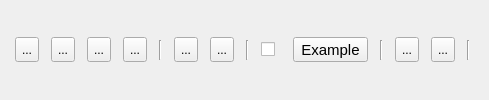
  <widget class="QDockWidget" name="dockWidget_3">
   <property name="sizePolicy">
    <sizepolicy hsizetype="Preferred" vsizetype="Fixed">
     <horstretch>0</horstretch>
     <verstretch>0</verstretch>
    </sizepolicy>
   </property>
   <property name="minimumSize">
    <size>
     <width>489</width>
     <height>70</height>
    </size>
   </property>
   <property name="maximumSize">
    <size>
     <width>524287</width>
     <height>524287</height>
    </size>
   </property>
   <attribute name="dockWidgetArea">
    <number>4</number>
   </attribute>
   <widget class="QWidget" name="dockWidgetContents_3">
    <layout class="QHBoxLayout" name="horizontalLayout">
     <item>
      <widget class="QToolButton" name="toolButton_17">
       <property name="maximumSize">
        <size>
         <width>16777215</width>
         <height>25</height>
        </size>
       </property>
       <property name="cursor">
        <cursorShape>PointingHandCursor</cursorShape>
       </property>
       <property name="toolTip">
        <string>Create New</string>
       </property>
       <property name="styleSheet">
        <string notr="true"/>
       </property>
       <property name="text">
        <string>...</string>
       </property>
       <property name="icon">
        <iconset>
         <normaloff>Icons/Item-New-48.png</normaloff>Icons/Item-New-48.png</iconset>
       </property>
       <property name="iconSize">
        <size>
         <width>30</width>
         <height>30</height>
        </size>
       </property>
      </widget>
     </item>
     <item>
      <widget class="QToolButton" name="toolButton_10">
       <property name="maximumSize">
        <size>
         <width>16777215</width>
         <height>25</height>
        </size>
       </property>
       <property name="cursor">
        <cursorShape>PointingHandCursor</cursorShape>
       </property>
       <property name="toolTip">
        <string>Open Existing</string>
       </property>
       <property name="styleSheet">
        <string notr="true"/>
       </property>
       <property name="text">
        <string>...</string>
       </property>
       <property name="icon">
        <iconset>
         <normaloff>Icons/Folder-Open-48.png</normaloff>Icons/Folder-Open-48.png</iconset>
       </property>
       <property name="iconSize">
        <size>
         <width>30</width>
         <height>30</height>
        </size>
       </property>
      </widget>
     </item>
     <item>
      <widget class="QToolButton" name="toolButton_20">
       <property name="maximumSize">
        <size>
         <width>16777215</width>
         <height>25</height>
        </size>
       </property>
       <property name="cursor">
        <cursorShape>PointingHandCursor</cursorShape>
       </property>
       <property name="toolTip">
        <string>Save to Drive</string>
       </property>
       <property name="styleSheet">
        <string notr="true"/>
       </property>
       <property name="text">
        <string>...</string>
       </property>
       <property name="icon">
        <iconset>
         <normaloff>Icons/Save-48.png</normaloff>Icons/Save-48.png</iconset>
       </property>
       <property name="iconSize">
        <size>
         <width>30</width>
         <height>30</height>
        </size>
       </property>
      </widget>
     </item>
     <item>
      <widget class="QToolButton" name="toolButton_18">
       <property name="maximumSize">
        <size>
         <width>16777215</width>
         <height>25</height>
        </size>
       </property>
       <property name="cursor">
        <cursorShape>PointingHandCursor</cursorShape>
       </property>
       <property name="toolTip">
        <string>Load New</string>
       </property>
       <property name="styleSheet">
        <string notr="true"/>
       </property>
       <property name="text">
        <string>...</string>
       </property>
       <property name="icon">
        <iconset>
         <normaloff>Icons/Open-48.png</normaloff>Icons/Open-48.png</iconset>
       </property>
       <property name="iconSize">
        <size>
         <width>30</width>
         <height>30</height>
        </size>
       </property>
      </widget>
     </item>
     <item>
      <widget class="Line" name="line_4">
       <property name="maximumSize">
        <size>
         <width>16777215</width>
         <height>20</height>
        </size>
       </property>
       <property name="orientation">
        <enum>Qt::Vertical</enum>
       </property>
      </widget>
     </item>
     <item>
      <widget class="QToolButton" name="toolButton_4">
       <property name="maximumSize">
        <size>
         <width>16777215</width>
         <height>25</height>
        </size>
       </property>
       <property name="cursor">
        <cursorShape>PointingHandCursor</cursorShape>
       </property>
       <property name="toolTip">
        <string>Add new Equation</string>
       </property>
       <property name="styleSheet">
        <string notr="true"/>
       </property>
       <property name="text">
        <string>...</string>
       </property>
       <property name="icon">
        <iconset>
         <normaloff>Icons/Add-New-48.png</normaloff>Icons/Add-New-48.png</iconset>
       </property>
       <property name="iconSize">
        <size>
         <width>30</width>
         <height>30</height>
        </size>
       </property>
      </widget>
     </item>
     <item>
      <widget class="QToolButton" name="toolButton_3">
       <property name="maximumSize">
        <size>
         <width>16777215</width>
         <height>25</height>
        </size>
       </property>
       <property name="cursor">
        <cursorShape>PointingHandCursor</cursorShape>
       </property>
       <property name="toolTip">
        <string>Remove this Equation</string>
       </property>
       <property name="styleSheet">
        <string notr="true"/>
       </property>
       <property name="text">
        <string>...</string>
       </property>
       <property name="icon">
        <iconset>
         <normaloff>Icons/Minus-48.png</normaloff>Icons/Minus-48.png</iconset>
       </property>
       <property name="iconSize">
        <size>
         <width>30</width>
         <height>30</height>
        </size>
       </property>
      </widget>
     </item>
     <item>
      <widget class="Line" name="line_5">
       <property name="maximumSize">
        <size>
         <width>16777215</width>
         <height>20</height>
        </size>
       </property>
       <property name="orientation">
        <enum>Qt::Vertical</enum>
       </property>
      </widget>
     </item>
     <item>
      <widget class="QCheckBox" name="checkBox">
       <property name="maximumSize">
        <size>
         <width>20</width>
         <height>25</height>
        </size>
       </property>
       <property name="cursor">
        <cursorShape>PointingHandCursor</cursorShape>
       </property>
       <property name="toolTip">
        <string>Show on Graph</string>
       </property>
       <property name="layoutDirection">
        <enum>Qt::LeftToRight</enum>
       </property>
       <property name="text">
        <string/>
       </property>
      </widget>
     </item>
     <item>
      <widget class="QToolButton" name="Example">
       <property name="sizePolicy">
        <sizepolicy hsizetype="Fixed" vsizetype="Fixed">
         <horstretch>0</horstretch>
         <verstretch>0</verstretch>
        </sizepolicy>
       </property>
       <property name="maximumSize">
        <size>
         <width>16777215</width>
         <height>25</height>
        </size>
       </property>
       <property name="cursor">
        <cursorShape>PointingHandCursor</cursorShape>
       </property>
       <property name="toolTip">
        <string>Illustrate with an Example</string>
       </property>
       <property name="whatsThis">
        <string>Example</string>
       </property>
       <property name="styleSheet">
        <string notr="true">QToolButton{
font-size: 15px;
}</string>
       </property>
       <property name="text">
        <string>Example</string>
       </property>
       <property name="iconSize">
        <size>
         <width>24</width>
         <height>24</height>
        </size>
       </property>
      </widget>
     </item>
     <item>
      <widget class="Line" name="line_6">
       <property name="maximumSize">
        <size>
         <width>16777215</width>
         <height>20</height>
        </size>
       </property>
       <property name="orientation">
        <enum>Qt::Vertical</enum>
       </property>
      </widget>
     </item>
     <item>
      <widget class="QToolButton" name="toolButton">
       <property name="maximumSize">
        <size>
         <width>16777215</width>
         <height>25</height>
        </size>
       </property>
       <property name="cursor">
        <cursorShape>PointingHandCursor</cursorShape>
       </property>
       <property name="toolTip">
        <string>Always on Top</string>
       </property>
       <property name="styleSheet">
        <string notr="true"/>
       </property>
       <property name="text">
        <string>...</string>
       </property>
       <property name="icon">
        <iconset>
         <normaloff>Icons/Board-Pin-48.png</normaloff>Icons/Board-Pin-48.png</iconset>
       </property>
       <property name="iconSize">
        <size>
         <width>30</width>
         <height>30</height>
        </size>
       </property>
      </widget>
     </item>
     <item>
      <widget class="QToolButton" name="toolButton_25">
       <property name="maximumSize">
        <size>
         <width>16777215</width>
         <height>25</height>
        </size>
       </property>
       <property name="cursor">
        <cursorShape>PointingHandCursor</cursorShape>
       </property>
       <property name="toolTip">
        <string>Show/Hide Table</string>
       </property>
       <property name="styleSheet">
        <string notr="true"/>
       </property>
       <property name="text">
        <string>...</string>
       </property>
       <property name="icon">
        <iconset>
         <normaloff>Icons/Table-48.png</normaloff>Icons/Table-48.png</iconset>
       </property>
       <property name="iconSize">
        <size>
         <width>30</width>
         <height>30</height>
        </size>
       </property>
      </widget>
     </item>
     <item>
      <widget class="Line" name="line_8">
       <property name="maximumSize">
        <size>
         <width>16777215</width>
         <height>20</height>
        </size>
       </property>
       <property name="orientation">
        <enum>Qt::Vertical</enum>
       </property>
      </widget>
     </item>
    </layout>
   </widget>
  </widget>
